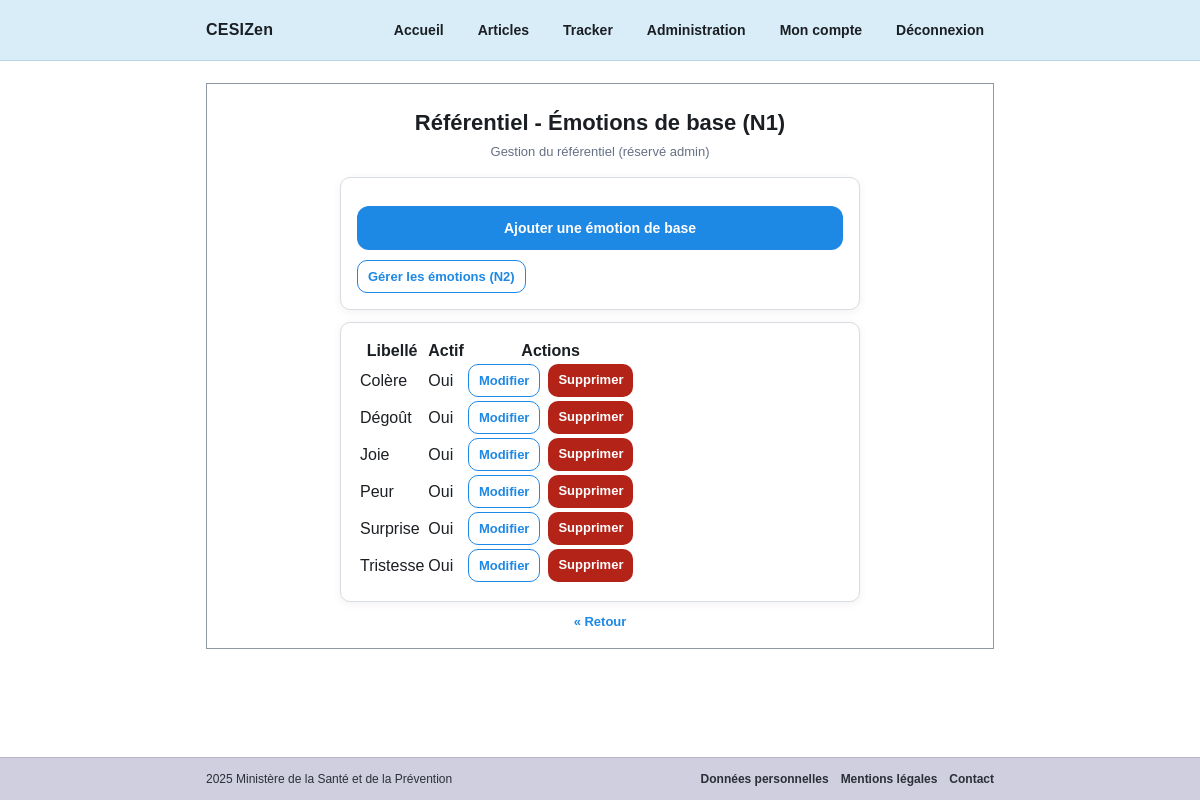
Screenshot of /tracker/ref/base/ (signed in) with the database file from the repository.
### emotions/models.py (models this page shows, shortened)
class EmotionBase(models.Model):
    libelle = models.CharField(max_length=60, unique=True)
    actif = models.BooleanField(default=True)

### emotions/views_admin.py (the view)
# urls.py: path("ref/base/", views_admin.base_list, name="base_list"),
@user_passes_test(is_admin)
def base_list(request):
    bases = EmotionBase.objects.all().order_by("libelle")
    return render(request, "emotions/admin/base_list.html", {"bases": bases})

### accounts/context_processors.py (called while the page is built)
def admin_context(request):
    return {"is_admin_user": is_admin(request.user)}

### accounts/permissions.py (called while the page is built)
def is_admin(user):
    return user.is_authenticated and (user.is_staff or user.groups.filter(name="ADMIN").exists())

### templates/emotions/admin/base_list.html (shortened to what this page needs)
{% extends "base.html" %}
{% block content %}
  <div class="center">
    <h1>Référentiel - Émotions de base (N1)</h1>
    <p class="subtitle">Gestion du référentiel (réservé admin)</p>
  </div>
  <div class="card">
    <a class="btn btn-primary" href="{% url 'base_add' %}">Ajouter une émotion de base</a>
    <a class="btn btn-secondary btn-sm" style="margin-top:10px;" href="{% url 'emotion_list' %}">Gérer les émotions (N2)</a>
  </div>
  <div style="height:12px;"></div>
  <div class="card">
    {% if bases %}
      <table>
        <thead>
          <tr>
            <th>Libellé</th>
            <th>Actif</th>
            <th>Actions</th>
          </tr>
        </thead>
        <tbody>
          {% for b in bases %}
            <tr>
              <td>{{ b.libelle }}</td>
              <td>{{ b.actif|yesno:"Oui,Non" }}</td>
              <td style="display:flex;gap:8px;flex-wrap:wrap;">
                <a class="btn btn-secondary btn-sm" href="{% url 'base_edit' b.id %}">Modifier</a>
                <a class="btn btn-danger btn-sm" href="{% url 'base_delete' b.id %}">Supprimer</a>
              </td>
            </tr>
          {% endfor %}
        </tbody>
      </table>
    {% else %}
      <p class="subtitle">Aucune émotion de base.</p>
    {% endif %}
  </div>
  <div class="center">
    <a class="backlink" href="{% url 'tracker_list' %}">&laquo; Retour</a>
  </div>
{% endblock %}

### templates/base.html (style rules this page uses)
:root { --header-bg:#d9edf9; --footer-bg:#cfcfe0; --primary:#1e88e5; --primary-dark:#176fbe; --text:#1b1f23; --muted:#667085; --border:#d7dde3; --card:#ffffff; --page-bg:#ffffff; --shadow: 0 2px 10px rgba(0,0,0,.06); --radius: 10px; --maxw: 820px; }
* { box-sizing:border-box; }
body { margin:0; font-family: Arial, sans-serif; color:var(--text); background:var(--page-bg); min-height:100vh; display:flex; flex-direction:column; }
.center { text-align:center; }
h1 { margin:0 0 8px; font-size:22px; }
.subtitle { margin:0 0 18px; color:var(--muted); font-size:13px; }
.card { max-width:520px; margin:0 auto; background:var(--card); border:1px solid var(--border); border-radius:var(--radius); padding:16px; box-shadow:var(--shadow); }
.btn { display:inline-block; border:none; border-radius:12px; padding:14px 16px; font-weight:800; cursor:pointer; text-decoration:none; text-align:center; font-size:14px; }
.btn-primary { background:var(--primary); color:#fff; width:100%; margin-top:12px; }
.backlink { display:inline-block; margin-top:12px; font-size:13px; color:var(--primary); text-decoration:none; font-weight:700; }
.btn-sm { padding:8px 10px; border-radius:10px; font-size:13px; font-weight:800; width:auto; }
.btn-secondary { background:#fff; border:1px solid var(--primary); color:var(--primary); }
.btn-danger { background:#b42318; color:#fff; }

### rows the page displays
EmotionBase: libelle "Colère", actif "Oui"
EmotionBase: libelle "Dégoût", actif "Oui"
EmotionBase: libelle "Joie", actif "Oui"
EmotionBase: libelle "Peur", actif "Oui"
EmotionBase: libelle "Surprise", actif "Oui"
EmotionBase: libelle "Tristesse", actif "Oui"
